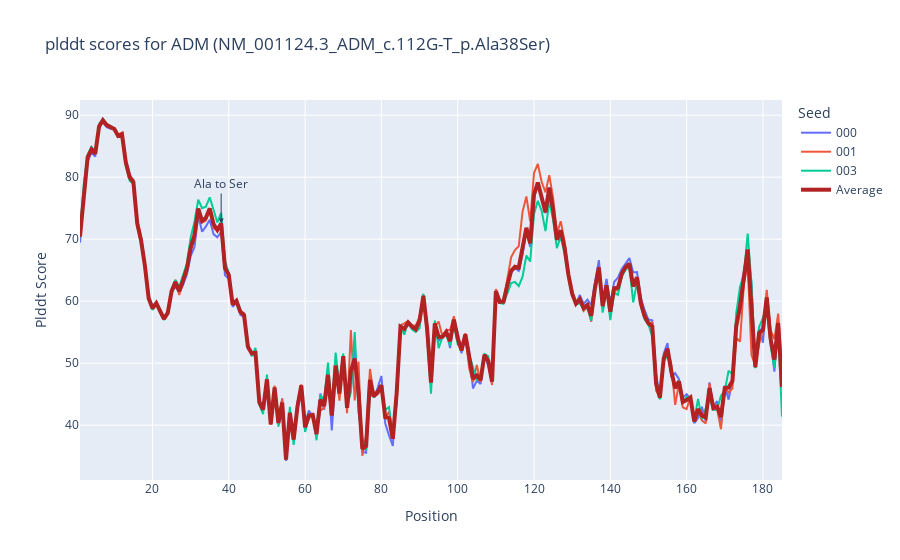

Notebook code cell kept with this figure:
### Code cell
import json
import pandas as pd
import plotly.graph_objects as go
from Bio import SeqIO
from Bio.SeqUtils import seq3  # To convert amino acid to three-letter codes

# Define variables
gene = "ADM"
allele = "NM_001124.3_ADM_c.112G-T_p.Ala38Ser"
metric = "plddt"
seeds = paths[(gene, allele)]

# Load data from JSON files and create a DataFrame
df = pd.DataFrame({i: json.loads(open(f"output/{gene}/{allele}/isoform_scores_rank_001_alphafold2_ptm_model_1_seed_{i}.json").read())[metric] for i in seeds})

# Calculate the average across all seeds
df['average'] = df.mean(axis=1)

# Parse the FASTA file to get the amino acid sequence
fasta_file = f"output/{gene}/{allele}/seq.fa"
sequence = ""
for record in SeqIO.parse(fasta_file, "fasta"):
    sequence = str(record.seq)

# Ensure the sequence length matches the DataFrame length
if len(sequence) != len(df):
    raise ValueError("The length of the amino acid sequence and the DataFrame rows do not match!")

# Convert the single-letter amino acid code to the three-letter code
three_letter_sequence = [seq3(aa).capitalize() for aa in sequence]  # List of three-letter codes

# Use regex to extract the mutation position and amino acid change if present
mutation_match = re.search(r'p\.([A-Za-z]+)(\d+)([A-Za-z]+)', allele)

mutation_position = None
mutation_annotation = None
if mutation_match:
    original_aa, position, mutated_aa = mutation_match.groups()
    mutation_position = int(position)  # Mutation position as an integer
    mutation_annotation = f"{(original_aa)} to {(mutated_aa)}"  # Formatted annotation

# Create the Plotly plot
fig = go.Figure()

# Add a line for each seed (with x position in hover template)
for i in seeds:
    fig.add_trace(go.Scatter(
        x=df.index + 1,  # Adding 1 to match amino acid positions starting from 1
        y=df[i], 
        mode='lines', 
        name=f'{i}',
        #hovertemplate="%{i}: %{x}<br>Score: %{y}<extra></extra>",  # Display x position and y-value
    ))

# Add the average line (with amino acid and x position in hover template)
fig.add_trace(go.Scatter(
    x=df.index + 1,  # Adding 1 to match amino acid positions starting from 1
    y=df['average'], 
    mode='lines', 
    name='Average', 
    line=dict(color='firebrick', width=4),
    hovertemplate="<b>%{text}</b> : %{y}<extra></extra>",  # Custom hover with amino acid and position
    text=three_letter_sequence  # Three-letter amino acid code
))


# Add an annotation arrow for the mutation if applicable
if mutation_position:
    fig.add_annotation(
        x=mutation_position,  # X-coordinate is the mutation position
        y=df['average'].iloc[mutation_position - 1],  # Y-coordinate is the average score at mutation position
        text=mutation_annotation,  # Display the amino acid change
        showarrow=True,
        arrowhead=2,
        ax=0,  # X offset for the annotation arrow
        ay=-40,  # Y offset for the annotation arrow
        #bgcolor="green",
        #font=dict(color="black"),
    )


# Update layout to adjust hover mode and axes
fig.update_layout(
    title=f"{metric} scores for {gene} ({allele})",
    xaxis_title="Position",
    yaxis_title=f"{metric.capitalize()} Score",
    legend_title="Seed",
    hovermode="x unified",  # Unified hover mode to show all values at a given x position
)


# Show the plot
fig.show()

# To export the plot as an embeddable HTML file
#fig.write_html("plot.html")

### Figure 1 — Plotly figure (JSON) as saved in the notebook; plotly's stock layout.template omitted (floating-point values rounded to 4 significant figures; data arrays with more than 128 entries replaced by an {"elided": "..."} marker saying what was removed)
{"data": [{"mode": "lines", "name": "000", "type": "scatter", "x": {"elided": "185 int values"}, "y": {"elided": "185 float values"}}, {"mode": "lines", "name": "001", "type": "scatter", "x": {"elided": "185 int values"}, "y": {"elided": "185 float values"}}, {"mode": "lines", "name": "003", "type": "scatter", "x": {"elided": "185 int values"}, "y": {"elided": "185 float values"}}, {"hovertemplate": "<b>%{text}</b> : %{y}<extra></extra>", "line": {"color": "firebrick", "width": 4}, "mode": "lines", "name": "Average", "text": {"elided": "185 str values"}, "type": "scatter", "x": {"elided": "185 int values"}, "y": {"elided": "185 float values"}}], "layout": {"annotations": [{"arrowhead": 2, "ax": 0, "ay": -40, "showarrow": true, "text": "Ala to Ser", "x": 38, "y": 72.52}], "hovermode": "x unified", "legend": {"title": {"text": "Seed"}}, "title": {"text": "plddt scores for ADM (NM_001124.3_ADM_c.112G-T_p.Ala38Ser)"}, "xaxis": {"title": {"text": "Position"}}, "yaxis": {"title": {"text": "Plddt Score"}}}}
